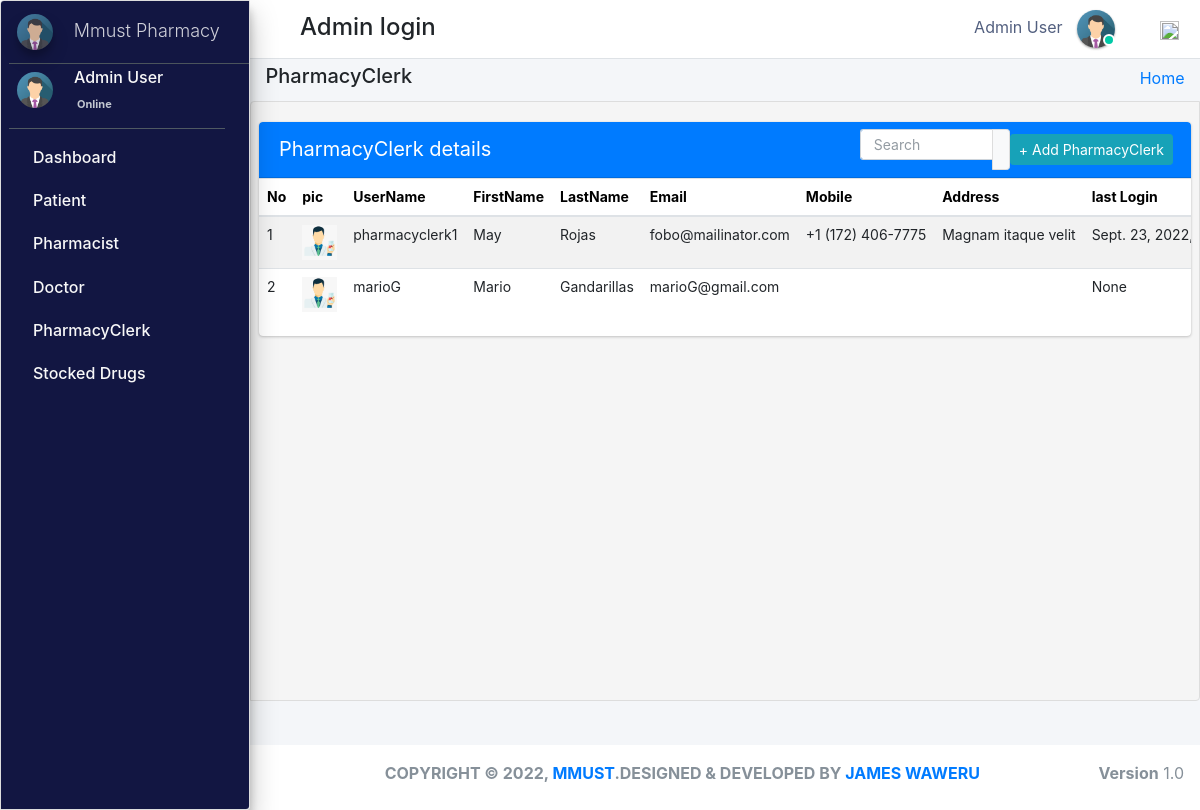
Before: /admin_user/admin_user/manage_pharmacy_clerk/ (signed in) with the older database file.
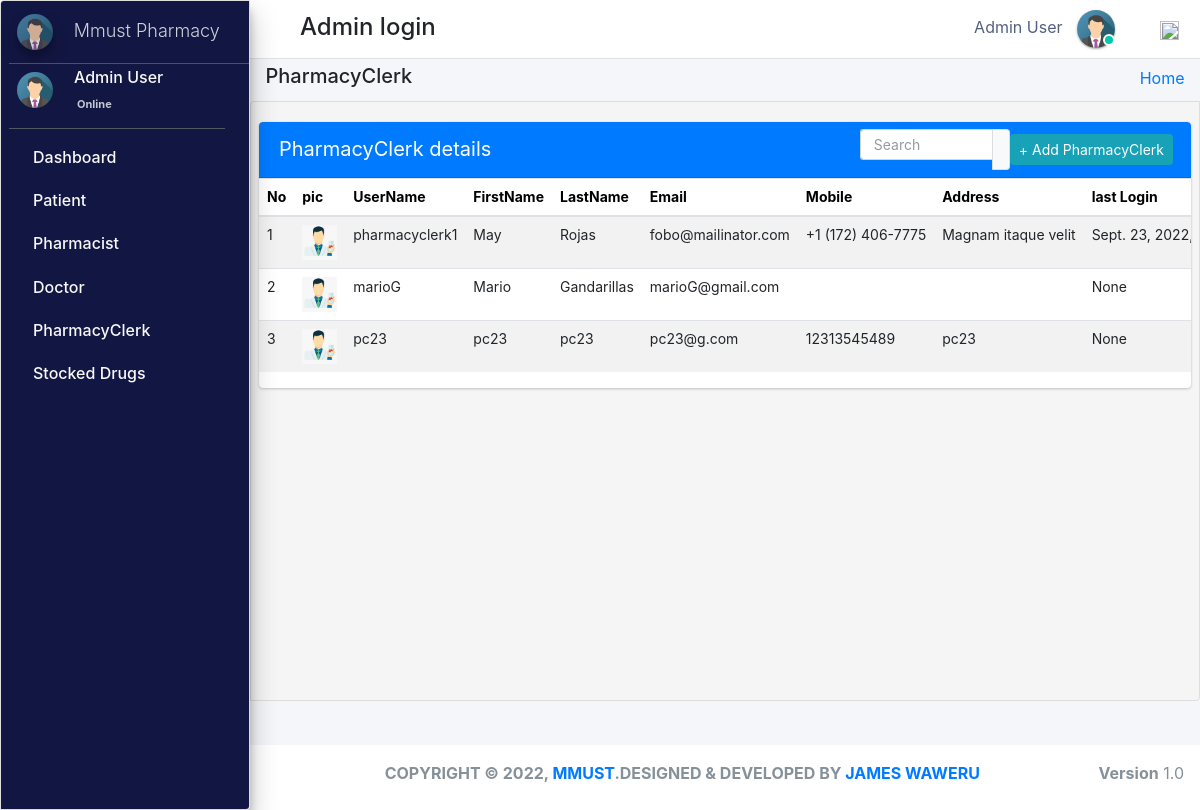
After: the same page with the newer database file.
### pharmacy/models.py (models this page shows, shortened)
class PharmacyClerk(models.Model):
    gender_category=(
        ('Male','Male'),
        ('Female','Female'),
    )
    admin = models.OneToOneField(CustomUser,null=True, on_delete = models.CASCADE)
    emp_no=models.CharField(max_length=100,null=True,blank=True)
    gender=models.CharField(max_length=100,null=True,choices=gender_category)
    mobile=models.CharField(max_length=10,null=True,blank=True)
    address=models.CharField(max_length=300,null=True,blank=True)
    profile_pic=models.ImageField(default="images2.png",null=True,blank=True)
    age= models.IntegerField(default='0', blank=True, null=True)
    created_at = models.DateTimeField(auto_now_add=True)
    updated_at = models.DateTimeField(auto_now=True)
    objects = models.Manager()

class CustomUser(AbstractUser):
    user_type_data = ((1, "AdminHOD"), (2, "Pharmacist"), (3, "Doctor"), (4, "PharmacyClerk"),(5, "Patients"))
    user_type = models.CharField(default=1, choices=user_type_data, max_length=10)

### pharmacy/HODViews.py (the view)
# urls.py: path('admin_user/admin_user/manage_pharmacy_clerk/',
def manage_pharmacy_clerk(request):
    staffs = PharmacyClerk.objects.all()
    context = {
        "staffs": staffs,
        "title": "Manage PharmacyClerk"
    }
    return render(request, 'hod_templates/manage_pharmacyClerk.html', context)

### pharmacy/templates/hod_templates/manage_pharmacyClerk.html (shortened to what this page needs)
{% extends 'hod_templates/base_template.html'%} {% block page_title %}
<h5>PharmacyClerk</h5>
{% endblock page_title %} {% block main_content %}
<section class="content">
    <div class="row">
        <div class="col-md-12">
            <div class="card card-primary sc">
                <div class="card-header">
                    <span>PharmacyClerk details</span>
                    <div class="card-tools d-flex">
                        <div class="input-group input-group-sm" style="width: 150px;">
                            <input type="text" name="search" class="form-control float-right" placeholder="Search" id="pple">
                            <div class="input-group-append">
                                <button type="submit" class="btn btn-default"><em class="fas fa-search"></em></button>
                            </div>
                        </div>
                        <a class="btn btn-sm btn-info mr-2" href="{% url 'add_pharmacyClerk' %}" role="button">+ Add PharmacyClerk</a>
                    </div>
                </div>
                <table class="table" id="plist">
                    <thead>
                        <tr>
                            <th>No</th>
                            <th>pic</th>
                            <th>UserName</th>
                            <th>FirstName</th>
                            <th>LastName</th>
                            <th>Email</th>
                            <th>Mobile</th>
                            <th>Address</th>
                            <th>last Login</th>
                        </tr>
                    </thead>
                    <tbody>
                        {% for staff in staffs %}
                        <tr class="hov">
                            <td>{{staff.id}}</td>
                            <td> <img src="{{staff.profile_pic.url}}" class="" width="35" height="35" alt=""></td>
                            <td>{{staff.admin.username}}</td>
                            <td>{{staff.admin.first_name}}</td>
                            <td>{{staff.admin.last_name}}</td>
                            <td>{{staff.admin.email}}</td>
                            <td>{{staff.mobile}}</td>
                            <td>{{staff.address}}</td>
                            <td>{{staff.admin.last_login}}</td>
                        </tr>
                        {% endfor %}
                    </tbody>
                </table>
            </div>
        </div>
    </div>
</section>
{% endblock %}

Changed rows visible on the page:
added PharmacyClerk: id "3", profile_pic (picture), admin.username "pc23", admin.first_name "pc23", admin.last_name "pc23", admin.email "pc23@g.com", mobile "12313545489", address "pc23", admin.last_login "None"
